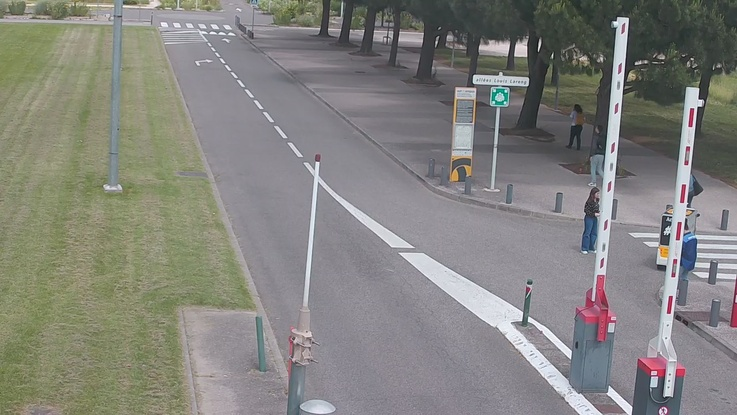
#> input picture position-detection/images/image.jpg, 737 x 415 px, shrunk from 1280 x 720 before the run, found by its file name
$ python test2.py
#> lines starting #> are read from the running program, lines starting #| are printed output that depends on the picture
import cv2 as cv
import numpy as np
import matplotlib.pyplot as plt
import pickle
import os

# Charger les paramètres de calibration
params_path = "C:/Users/Eliott/Desktop/Stage/neocampus-cam-detection-main/cam-calibration/params/"
with open(params_path + "cameraMatrix.pkl", 'rb') as f:
#> (reads cam-calibration/params/cameraMatrix.pkl from the repository)
    cameraMatrix = pickle.load(f)
with open(params_path + "dist.pkl", 'rb') as f:
#> (reads cam-calibration/params/dist.pkl from the repository)
    dist = pickle.load(f)

# Charger les images à undistorter
image_path_src = "C:/Users/Eliott/Desktop/Stage/test_homographie/image.jpg"
image_path_tgt = "C:/Users/Eliott/Desktop/Stage/test_homographie/map.jpg"
img_src = cv.imread(image_path_src)
#> img_src is the input picture: shape (415, 737, 3); mean B, G, R 126.3, 131.3, 131.7
img_tgt = cv.imread(image_path_tgt)
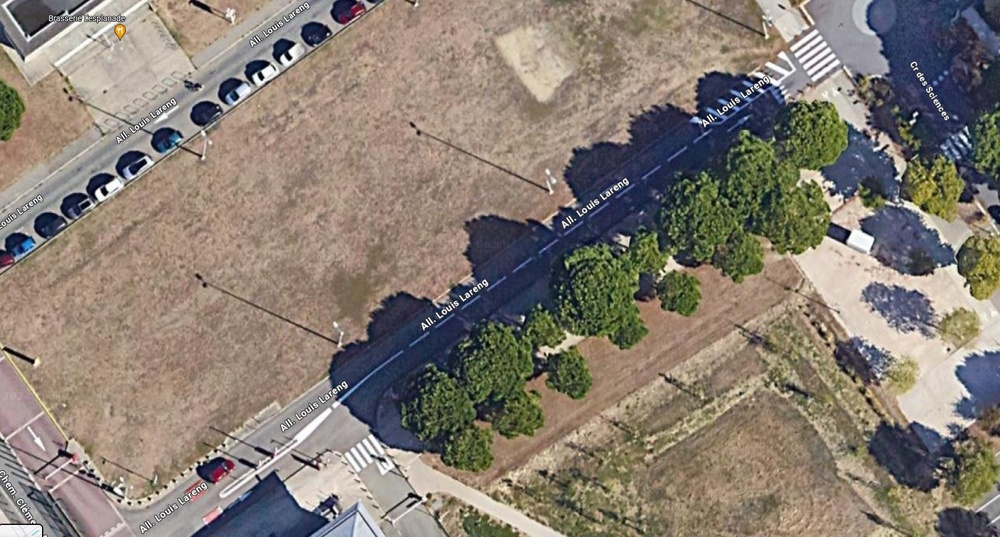
#> input picture position-detection/images/map.jpg, 1000 x 537 px, shrunk from 1736 x 933 before the run, found by its file name
#> img_tgt is the input picture: shape (537, 1000, 3); mean B, G, R 114.9, 125.4, 135.4

# Vérifier que les images ont été chargées correctement
if img_src is None or img_tgt is None:
    print("Erreur lors du chargement des images")
    exit()

# Undistortion des images
def undistort_image(img, cameraMatrix, dist):
    h, w = img.shape[:2]
#> h = 415; w = 737
    newCameraMatrix, roi = cv.getOptimalNewCameraMatrix(cameraMatrix, dist, (w, h), 1, (w, h))
#> roi = (3, 7, 733, 404)
    dst = cv.undistort(img, cameraMatrix, dist, None, newCameraMatrix)
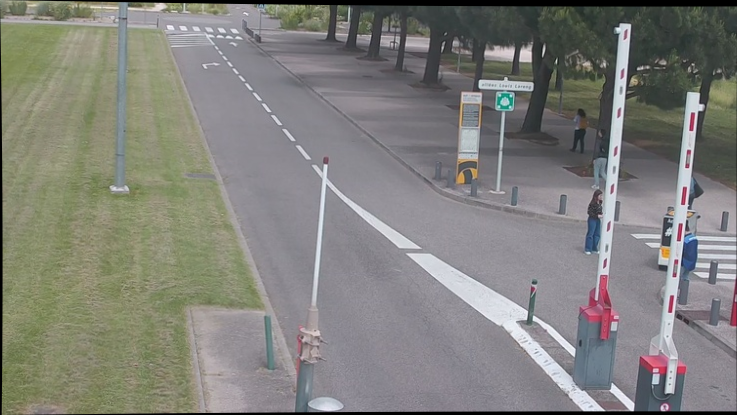
#> dst: shape (415, 737, 3); mean B, G, R 123.5, 128.8, 129.2
    x, y, w, h = roi
#> x = 3; y = 7; w = 733; h = 404
    dst = dst[y:y+h, x:x+w]
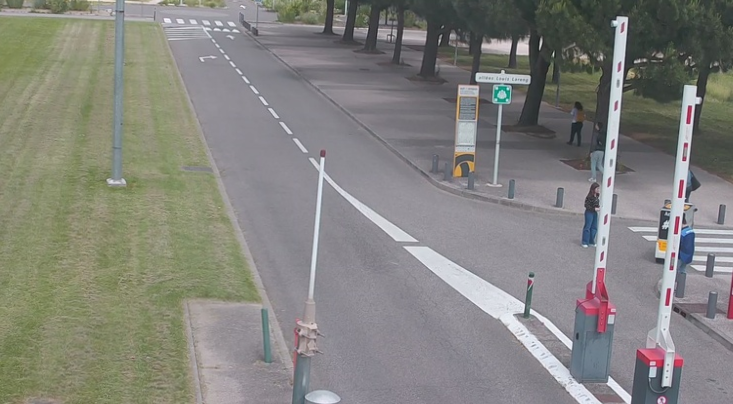
#> dst: shape (404, 733, 3); mean B, G, R 126.2, 131.5, 131.9
    return dst

dst_src = undistort_image(img_src, cameraMatrix, dist)
dst_tgt = undistort_image(img_tgt, cameraMatrix, dist)
#> in undistort_image (call 2), `dst = cv.undistort(img, cameraMatrix, dist, None, newCameraMatrix)`:
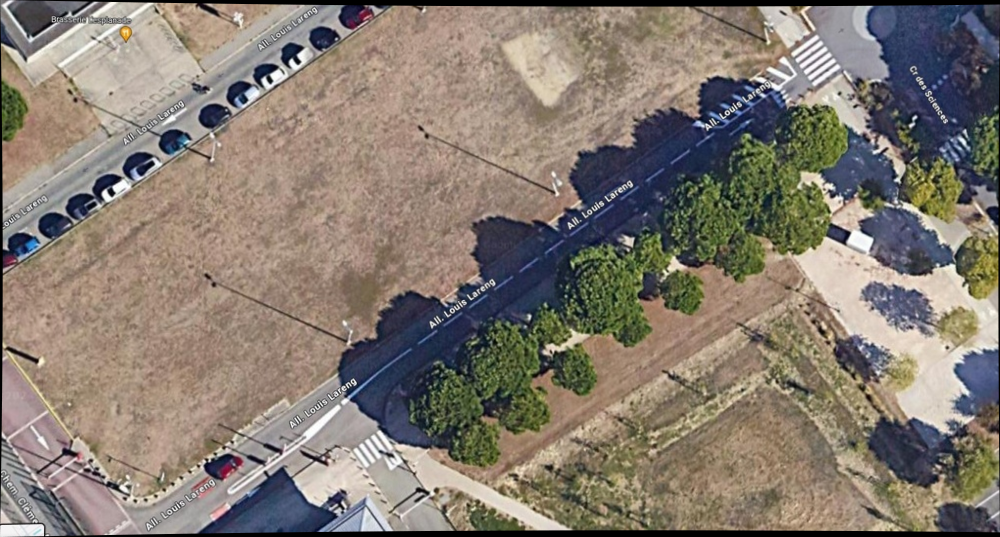
#> dst: shape (537, 1000, 3); mean B, G, R 112.7, 123, 132.8
#> in undistort_image (call 2), `dst = dst[y:y+h, x:x+w]`:
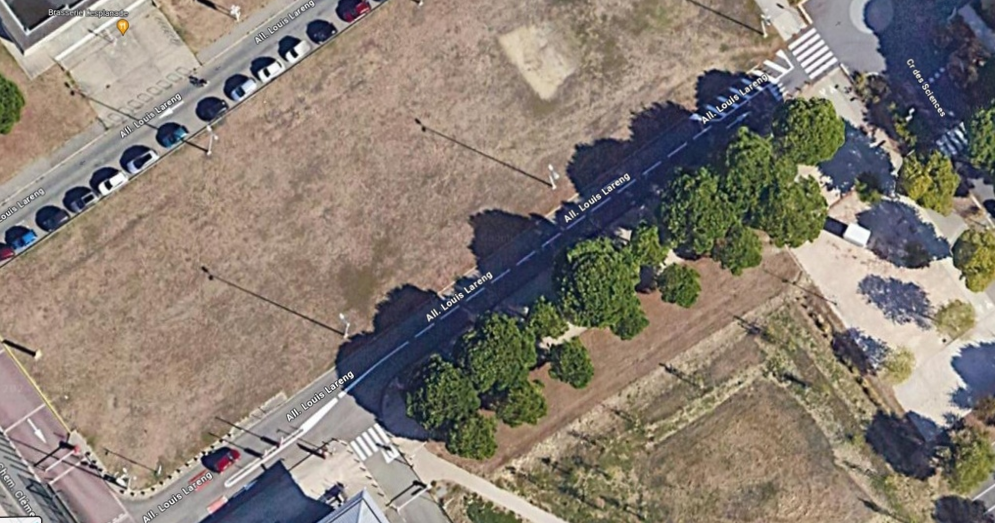
#> dst: shape (523, 995, 3); mean B, G, R 115, 125.7, 135.7

# Variables globales pour stocker les points d'image
points_src = []
points_tgt = []

# Fonction de callback pour la sélection des points sur l'image source
# [12 lines left out: functions select_points_src, select_points_tgt, not called in this run]

# Affichage des images et sélection des points
cv.namedWindow('Image Source')
cv.setMouseCallback('Image Source', select_points_src)
cv.namedWindow('Image Cible')
cv.setMouseCallback('Image Cible', select_points_tgt)

print("Sélectionnez 4 points ou plus sur chaque image en cliquant. Appuyez sur 'q' pour terminer la sélection.")
while True:
    cv.imshow('Image Source', dst_src)
    cv.imshow('Image Cible', dst_tgt)
    key = cv.waitKey(1) & 0xFF
#> (key q is pressed here)
    if key == ord('q'):
        break

cv.destroyAllWindows()

# Vérifier que le nombre de points sélectionnés est le même pour les deux images
if len(points_src) != len(points_tgt):
    print("Le nombre de points sélectionnés dans chaque image doit être le même.")
    exit()

# Conversion en numpy arrays
points_src_np = np.array(points_src, dtype=np.float32)
points_tgt_np = np.array(points_tgt, dtype=np.float32)

# Calcul de l'homographie
#> (the run stopped early here; a loop or call above may not have finished)
